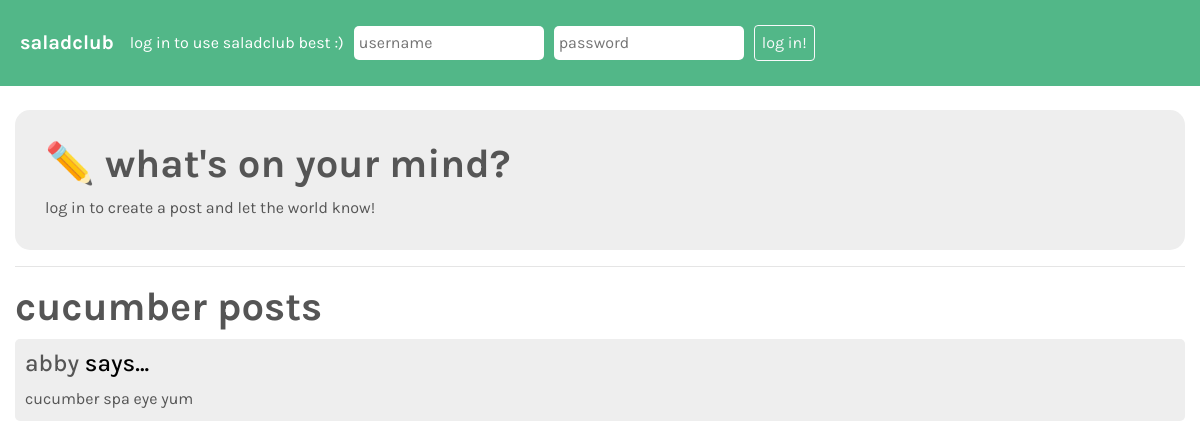
Before: /plant/cucumber/ with the older database file.
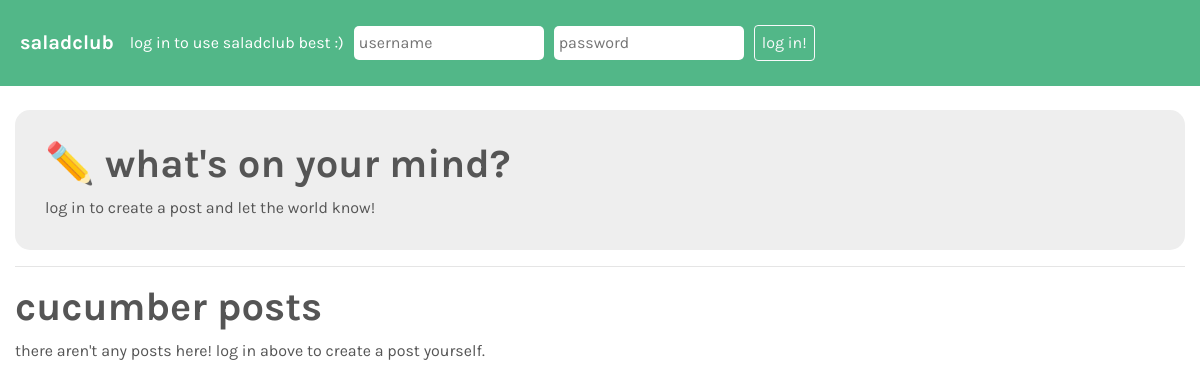
After: the same page with the newer database file.
### plants/models.py (models this page shows, shortened)
class Post(models.Model):
	post_content = models.CharField(max_length=1000) # in case there is a lot of explaining to do :)
	post_plant = models.ForeignKey(Plant, on_delete=models.CASCADE, null=True, blank=True, default=None) # when the plant is deleted (shouldn't happen), remove posts
	author = models.ForeignKey(User, on_delete=models.CASCADE) # had to add null possibility?
	pub_date = models.DateTimeField('date published')
	post_parent = models.ForeignKey('self', on_delete=models.CASCADE, null=True, blank=True, default=None) # post deletes if the parent post deletes
	likes = models.IntegerField(default=0) # like button for people who like the post
	helpful = models.IntegerField(default=0) # for people who think the most is helpful
	also_questioning = models.IntegerField(default=0) # a 'like' to indicate that other people have the same issue
	celebrating = models.IntegerField(default=0) # for people who want to cheer on the post author

### plants/views.py (the view, shortened to what this page needs)
# urls.py: path('plant/<str:plantname>/', views.plant.as_view(), name='plantinfo'),
class plant(View):
	def get(self, request, plantname):
		post_objects = Post.objects.order_by('id')
		template = loader.get_template('plant.html')
		form = AuthenticationForm()
		form.fields['username'].widget.attrs.update({
			'placeholder': 'username',
		})
		form.fields['password'].widget.attrs.update({
			'placeholder': 'password'
 		})
		context = {
			'plantname': plantname,
			'posts': post_objects.filter(post_plant = Plant.objects.order_by('plant_name').get(plant_name = plantname)),
			'form': form
		}
		return HttpResponse(template.render(context, request))

### plants/templates/plant.html (shortened to what this page needs)
<!DOCTYPE html>
<html>
	<head>
		<link rel="stylesheet" href="https://maxcdn.bootstrapcdn.com/bootstrap/4.0.0/css/bootstrap.min.css">
		{% load static %}
		<link rel="stylesheet" href="{% static '/plants/style.css' %}">
	</head>
	<body>
		<nav class="navbar navbar-expand-sm navbar-custom">
			<a class="navbar-brand" href="/"> saladclub </a>
			{% if user.is_authenticated %}
			<a class="nav-item" href="/user/{{ user.username }}"> welcome, {{ user.username }}! view your profile or </a>
			<form class="form-inline" action="/" method="POST">
				{% csrf_token %}
				<!-- This code was taken from Dr. J's repository, using a
				hidden input to log the user out. -->
				<input type="hidden" name="logout" value="logout"></input>
				<button id="logout" style="margin-left: 10px;" class="btn btn-outline-light" type="submit"> log out </button>
			</form>
			{% else %}
				<span class="navbar-text"> log in to use saladclub best :) </span>
				<form class="form-inline" action="/" method="POST">
					<span class="usernameinput"> {{ form.username }} </span>
					<span class="usernameinput"> {{ form.password }} </span>
					<button id="login" class="btn btn-outline-light" type="submit">log in!</button>
				</form>
			{% endif %}
		</nav>
		<br />
		<div class="container-fluid">
			{% if user.is_authenticated %}
			<div class="info-card" style="height: 330px;">
				<form method="POST">
					{% csrf_token %}
					<h1> ✏️ what's on your mind? </h1>
					<p> let the world know! publish a post here. 1000 character limit. </p>
					<textarea name="postcontent" placeholder="what do you have to say?" style="width: 100%; height: 115px; border-radius: 15px; border: none; padding: 15px;"></textarea>
					<button class="btn btn-outline-dark" style="margin-top: 20px; width: 100%;" type="submit"> post! </button>
				</form>
			</div>
			{% else %}
			<div class="info-card" style="height: 140px;">
				<h1> ✏️ what's on your mind? </h1>
				<p> log in to create a post and let the world know! </p>
			</div>
			{% endif %}
			<hr />
			<h1>{{ plantname }} posts </h1>
			{% for post in posts %}
				{% if post.post_parent == None %}
				<li class="postli">
					<h4> <a href="/user/{{ post.author }}">{{ post.author }}</a> says... </h4>
					<a href="/post/{{ post.id }}/">{{ post.post_content }}</a>
				</li>
				{% endif %}
			{% endfor %}
			{% if posts|length == 0 %}
				{% if user.is_authenticated %}
					<p> there aren't any posts here! be the first to talk by writing one. </p>
				{% else %}
					<p> there aren't any posts here! log in above to create a post yourself. </p>
				{% endif %}
			{% endif %}
		</div>
	</body>
</html>

Changed rows visible on the page:
removed Post: author "abby", post_content "cucumber spa eye yum"
Other visible differences:
text now shown: "there aren't any posts here! log in above to create a post yourself."
